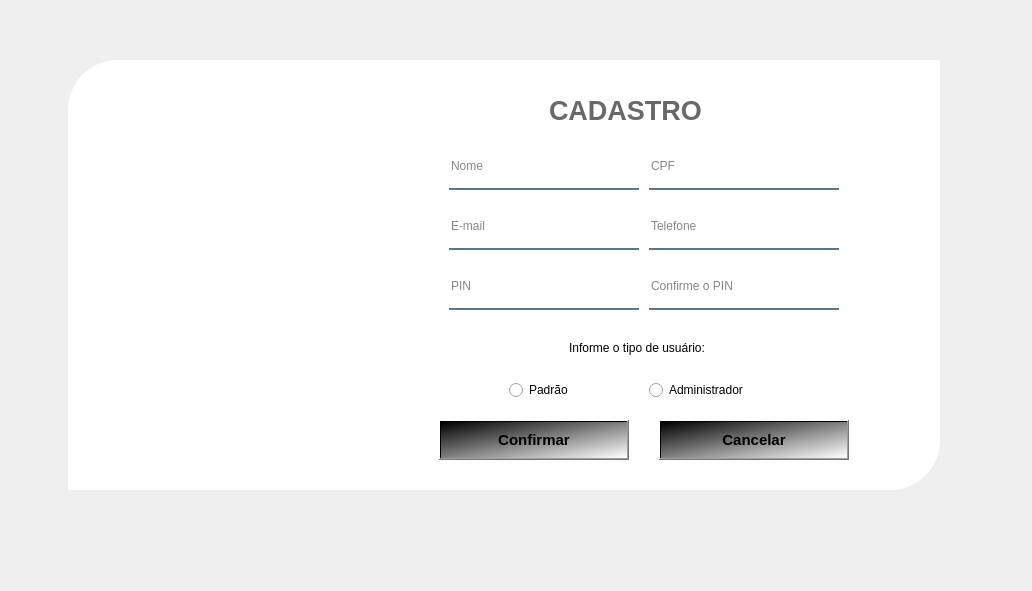
<?xml version="1.0" encoding="UTF-8"?>
<ui version="4.0">
 <class>Form</class>
 <widget class="QWidget" name="Form">
  <property name="geometry">
   <rect>
    <x>0</x>
    <y>0</y>
    <width>1032</width>
    <height>591</height>
   </rect>
  </property>
  <property name="windowTitle">
   <string>Form</string>
  </property>
  <widget class="QWidget" name="widget" native="true">
   <property name="geometry">
    <rect>
     <x>29</x>
     <y>30</y>
     <width>941</width>
     <height>491</height>
    </rect>
   </property>
   <property name="styleSheet">
    <string notr="true">

QPushButton#pushButton{
background-color: qlineargradient(spread:pad, x1:0, y1:0.505682, x2:1, y2:0.477, stop:0 rgba(236, 141, 26, 219), stop: 1 rgba(160, 96, 18, 180));
color:rgba(255,255,255,210);
border-radius:5px;
}

QPushButton#pushButton_2, #pushButton_3, #pushButton_4, #pushButton_5{
background-color: rgba(0,0,0,0);
color: rgba(85,98,112,255);
}


QPushButton#pushButton_2:hover,#pushButton_3:hover, #pushButton_4:hover, #pushButton_5:hover {
color: rgba(131,96,53,255);
}


QPushButton#pushButton_2:pressed, #pushButton_3:pressed, #pushButton_4:pressed, #pushButton_5:pressed{
padding-left: 5px;
padding-top:5px;
background-color:rgba(0,0,0,0);
}

QPushButton#pushButton:hover{
background-color: qlineargradient(spread:pad, x1:0, y1:0.505682, x2:1, y2:0.477, stop:0 rgba(0, 71, 135, 219), stop: 1 rgba(85, 81, 84, 226));
}

QPushButton#pushButton:pressed{
padding-left:5px;
padding-top:5px;
background-color: rgba(150, 123, 111, 255)
}
</string>
   </property>
   <widget class="QLabel" name="label_3">
    <property name="geometry">
     <rect>
      <x>290</x>
      <y>30</y>
      <width>621</width>
      <height>430</height>
     </rect>
    </property>
    <property name="font">
     <font>
      <pointsize>10</pointsize>
     </font>
    </property>
    <property name="styleSheet">
     <string notr="true">background-color: rgb(255, 255, 255,255);
border-bottom-right-radius:50px;
</string>
    </property>
    <property name="text">
     <string/>
    </property>
   </widget>
   <widget class="QLabel" name="label_4">
    <property name="geometry">
     <rect>
      <x>520</x>
      <y>60</y>
      <width>191</width>
      <height>40</height>
     </rect>
    </property>
    <property name="font">
     <font>
      <pointsize>20</pointsize>
      <weight>75</weight>
      <bold>true</bold>
     </font>
    </property>
    <property name="styleSheet">
     <string notr="true">color:rgba(0, 0, 0, 150)</string>
    </property>
    <property name="text">
     <string>CADASTRO </string>
    </property>
   </widget>
   <widget class="QLineEdit" name="lineEdit">
    <property name="geometry">
     <rect>
      <x>420</x>
      <y>120</y>
      <width>190</width>
      <height>40</height>
     </rect>
    </property>
    <property name="styleSheet">
     <string notr="true">background-color: rgba(0, 0, 0, 0);
border: none;
border-bottom: 2px solid rgba(46, 82, 101, 200);
color:rgba(0,0,0,240);
padding-bottom:7px;</string>
    </property>
    <property name="placeholderText">
     <string>Nome</string>
    </property>
   </widget>
   <widget class="QLineEdit" name="lineEdit_2">
    <property name="geometry">
     <rect>
      <x>620</x>
      <y>120</y>
      <width>190</width>
      <height>40</height>
     </rect>
    </property>
    <property name="styleSheet">
     <string notr="true">background-color: rgba(0, 0, 0, 0);
border: none;
border-bottom: 2px solid rgba(46, 82, 101, 200);
color:rgba(0,0,0,240);
padding-bottom:7px;</string>
    </property>
    <property name="echoMode">
     <enum>QLineEdit::Normal</enum>
    </property>
    <property name="placeholderText">
     <string>CPF</string>
    </property>
   </widget>
   <widget class="QLabel" name="label">
    <property name="geometry">
     <rect>
      <x>39</x>
      <y>30</y>
      <width>371</width>
      <height>430</height>
     </rect>
    </property>
    <property name="styleSheet">
     <string notr="true">background-color: rgb(255, 255, 255);
border-top-left-radius:50px;
</string>
    </property>
    <property name="text">
     <string/>
    </property>
    <property name="pixmap">
     <pixmap resource="Imagem_evento.qrc">:/Img_evento/image_evento.png</pixmap>
    </property>
   </widget>
   <widget class="QLineEdit" name="lineEdit_3">
    <property name="geometry">
     <rect>
      <x>420</x>
      <y>180</y>
      <width>190</width>
      <height>40</height>
     </rect>
    </property>
    <property name="styleSheet">
     <string notr="true">background-color: rgba(0, 0, 0, 0);
border: none;
border-bottom: 2px solid rgba(46, 82, 101, 200);
color:rgba(0,0,0,240);
padding-bottom:7px;</string>
    </property>
    <property name="echoMode">
     <enum>QLineEdit::Normal</enum>
    </property>
    <property name="placeholderText">
     <string>E-mail</string>
    </property>
   </widget>
   <widget class="QLineEdit" name="lineEdit_4">
    <property name="geometry">
     <rect>
      <x>420</x>
      <y>240</y>
      <width>190</width>
      <height>40</height>
     </rect>
    </property>
    <property name="styleSheet">
     <string notr="true">background-color: rgba(0, 0, 0, 0);
border: none;
border-bottom: 2px solid rgba(46, 82, 101, 200);
color:rgba(0,0,0,240);
padding-bottom:7px;</string>
    </property>
    <property name="echoMode">
     <enum>QLineEdit::Password</enum>
    </property>
    <property name="placeholderText">
     <string>PIN</string>
    </property>
   </widget>
   <widget class="QLineEdit" name="lineEdit_5">
    <property name="geometry">
     <rect>
      <x>620</x>
      <y>240</y>
      <width>190</width>
      <height>40</height>
     </rect>
    </property>
    <property name="styleSheet">
     <string notr="true">background-color: rgba(0, 0, 0, 0);
border: none;
border-bottom: 2px solid rgba(46, 82, 101, 200);
color:rgba(0,0,0,240);
padding-bottom:7px;</string>
    </property>
    <property name="echoMode">
     <enum>QLineEdit::Password</enum>
    </property>
    <property name="placeholderText">
     <string>Confirme o PIN</string>
    </property>
   </widget>
   <widget class="QLineEdit" name="lineEdit_6">
    <property name="geometry">
     <rect>
      <x>620</x>
      <y>180</y>
      <width>190</width>
      <height>40</height>
     </rect>
    </property>
    <property name="styleSheet">
     <string notr="true">background-color: rgba(0, 0, 0, 0);
border: none;
border-bottom: 2px solid rgba(46, 82, 101, 200);
color:rgba(0,0,0,240);
padding-bottom:7px;</string>
    </property>
    <property name="echoMode">
     <enum>QLineEdit::Normal</enum>
    </property>
    <property name="placeholderText">
     <string>Telefone</string>
    </property>
   </widget>
   <widget class="QLabel" name="label_2">
    <property name="geometry">
     <rect>
      <x>540</x>
      <y>310</y>
      <width>181</width>
      <height>16</height>
     </rect>
    </property>
    <property name="text">
     <string>Informe o tipo de usuário:</string>
    </property>
   </widget>
   <widget class="QRadioButton" name="radioButton">
    <property name="geometry">
     <rect>
      <x>480</x>
      <y>350</y>
      <width>95</width>
      <height>20</height>
     </rect>
    </property>
    <property name="text">
     <string>Padrão</string>
    </property>
   </widget>
   <widget class="QRadioButton" name="radioButton_2">
    <property name="geometry">
     <rect>
      <x>620</x>
      <y>350</y>
      <width>111</width>
      <height>20</height>
     </rect>
    </property>
    <property name="text">
     <string>Administrador</string>
    </property>
   </widget>
   <widget class="QPushButton" name="pushButton_2">
    <property name="geometry">
     <rect>
      <x>630</x>
      <y>390</y>
      <width>190</width>
      <height>40</height>
     </rect>
    </property>
    <property name="font">
     <font>
      <pointsize>11</pointsize>
      <weight>75</weight>
      <bold>true</bold>
     </font>
    </property>
    <property name="styleSheet">
     <string notr="true">
background: qlineargradient(x1: 0, y1: 0, x2: 1, y2: 1, stop: 0 #000000, stop: 0.5 #808080, stop: 1 #FFFFFF);
color: black;
</string>
    </property>
    <property name="text">
     <string>Cancelar</string>
    </property>
   </widget>
   <widget class="QPushButton" name="pushButton_3">
    <property name="geometry">
     <rect>
      <x>410</x>
      <y>390</y>
      <width>190</width>
      <height>40</height>
     </rect>
    </property>
    <property name="font">
     <font>
      <pointsize>11</pointsize>
      <weight>75</weight>
      <bold>true</bold>
     </font>
    </property>
    <property name="styleSheet">
     <string notr="true">
background: qlineargradient(x1: 0, y1: 0, x2: 1, y2: 1, stop: 0 #000000, stop: 0.5 #808080, stop: 1 #FFFFFF);
color: black;
</string>
    </property>
    <property name="text">
     <string>Confirmar</string>
    </property>
   </widget>
  </widget>
 </widget>
 <resources>
  <include location="Imagem_evento.qrc"/>
 </resources>
 <connections/>
</ui>
